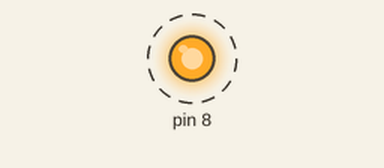
This sketch was run on a simulated Arduino Uno, built with avr-gcc and run on an emulated ATmega328P. On the bench: output pins drawn as LEDs (lit = HIGH). Dashed ring = blinking.

Above: at 0.6 s.
Timing chart, 0 to 5.5 s (numbered marks = the images above):
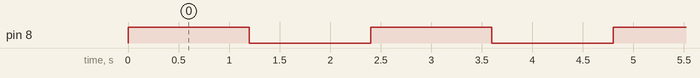

The sketch:

Practical_No_1.ino
```cpp
void setup()
{
  pinMode(8, OUTPUT);
}

void loop()
{
  digitalWrite(8, HIGH);
  delay(1200); // Wait for 1200 millisecond(s)
  digitalWrite(8, LOW);
  delay(1200); // Wait for 1200 millisecond(s)
}
```

Measured:
- by itself, pin 8: alternates HIGH for 1.2 s and LOW for 1.2 s
